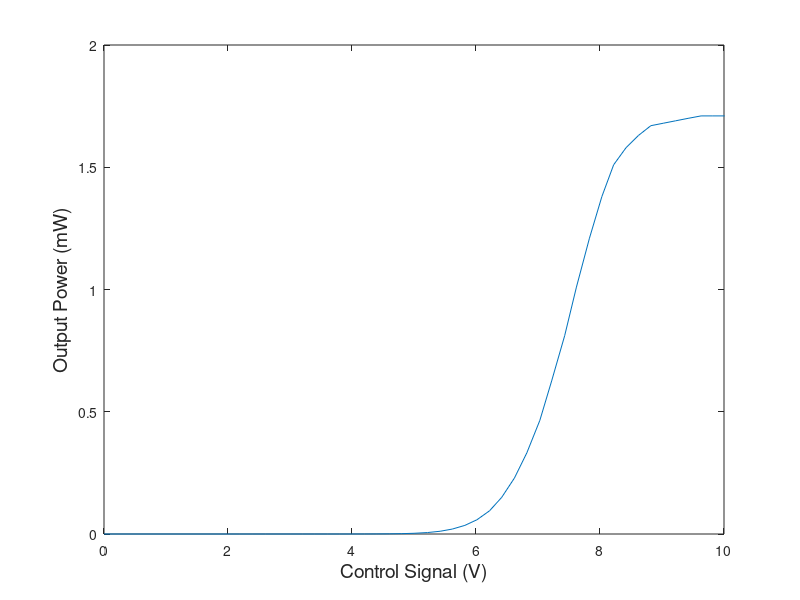
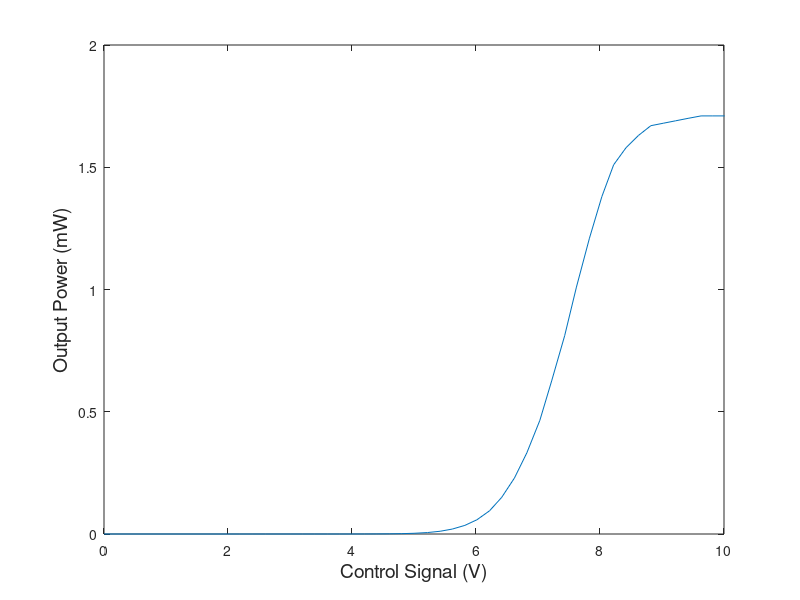
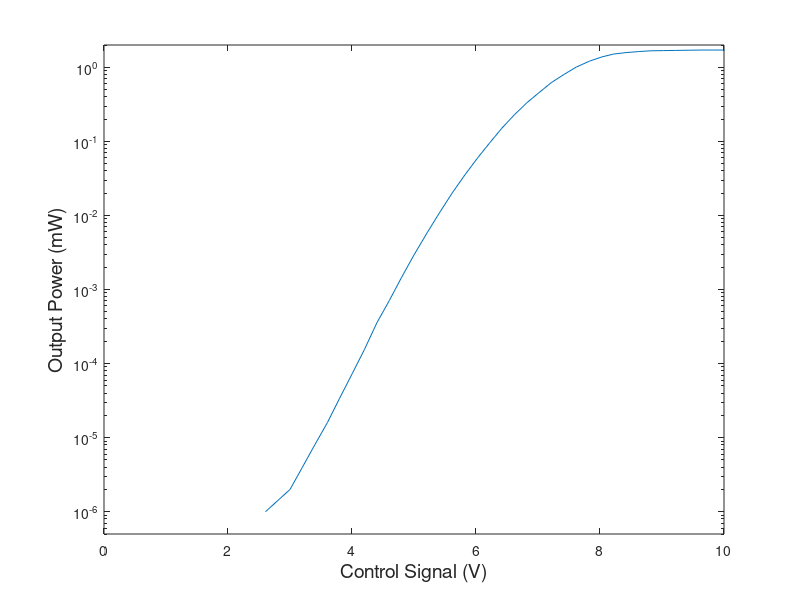
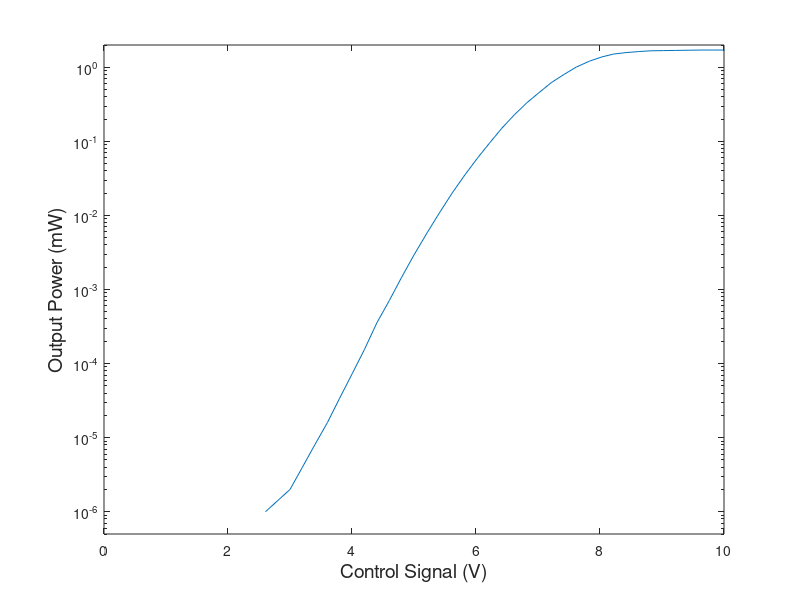

MATLAB code for these plots, in order:
clear

path = 'D:/misc/2024/03/18/red_power_calibration_mixer_version/';
if ~exist(path,'dir')
    mkdir(path)
end

V = [0,1.99,2.189,2.389,2.605,3.001,3.201,3.4,3.604,3.8,4.003,4.201,4.401,4.602,4.8,5.001,5.219,5.421,5.618,5.820,6.015,6.218,6.415,6.62,6.82,7.03,7.22,7.43,7.62,7.83,8.03,8.22,8.42,8.62,8.82,9.02,9.22,9.42,9.63,9.82,10.03];
P_mW = [[0,0,0,0,1,2,4,8,16,34,73,155,355,710]/1e6,[1.46,2.94,5.97,11.2,20.2,35.2,58.2,94.8,150,229,332,465,626,811]/1e3,[1.01,1.21,1.38,1.51,1.58,1.63,1.67,1.68,1.69,1.70,1.71,1.71,1.71]];

save([path 'red_power_calibration_mixer_version.mat'],'V','P_mW')

figure(1)
% subplot(2,1,1)
plot(V,P_mW)
xlabel('Control Signal (V)','FontSize',14)
ylabel('Output Power (mW)','FontSize',14)
xlim([0,10])
savefig([path 'control_to_power.fig'])
saveas(gcf,[path 'control_to_power.png'])

figure(2)
% subplot(2,1,2)
semilogy(V,P_mW)
xlabel('Control Signal (V)','FontSize',14)
ylabel('Output Power (mW)','FontSize',14)
xlim([0,10])
ylim([5e-7,2e0])
savefig([path 'control_to_power_log.fig'])
saveas(gcf,[path 'control_to_power_log.png'])